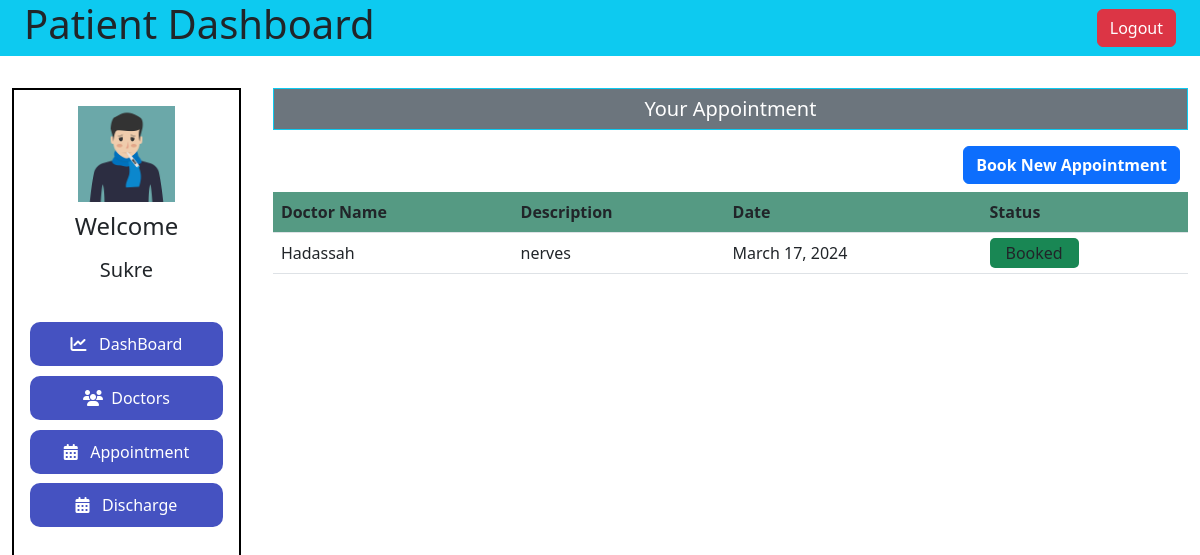
Screenshot of /patient-dash-appointment/ (signed in) with the database file from the repository.
### hospital/models.py (models this page shows, shortened)
class Appointment(models.Model):
    patientId = models.PositiveIntegerField(null=True)
    doctorId = models.PositiveIntegerField(null=True)
    patientName = models.CharField(max_length=40, null=True)
    doctorName = models.CharField(max_length=40, null=True)
    appointmentDate = models.DateField(auto_now=True)
    description = models.TextField(max_length=500)
    status = models.BooleanField(default=False)

### hospital/views.py (the view)
# urls.py: path('patient-dash-appointment/',ViewPatientDashAppointment,name='patientDashBoardAppointment'),
@login_required(login_url='patientlogin')
@user_passes_test(is_patient)
def ViewPatientDashAppointment(request):
    appointment = Appointment.objects.all().filter(patientId = request.user.id).order_by('-id')
    return render(request,'hospital/patientDashBoardAppointment.html',locals())

### hospital/views.py (called while the page is built)
def is_patient(user):
    return user.groups.filter(name='PATIENT').exists()

### templates/hospital/patientDashBoardAppointment.html (shortened to what this page needs)
{% extends 'hospital/patientDashboard.html' %} {% block patientDashBoard %}
<div>
    <h5 class="text-center p-2 border border-info bg-secondary text-white">Your Appointment</h5>
    <a href="{% url 'patientBookAppointment' %}"><button style="float: right;" class="m-2 btn btn-primary fw-semibold">Book New Appointment</button></a>
    <table class="table">
        <tr>
            <th>Doctor Name</th>
            <th>Description</th>
            <th>Date</th>
            <th>Status</th>
        </tr>
        {% for app in appointment %}
        <tr>
            <td>{{app.doctorName}}</td>
            <td>{{app.description}}</td>
            <td>{{app.appointmentDate}}</td>
            <td>
                {% if app.status %}
                <span class="text-whitw bg-success px-3 py-1 " style="border-radius: 5px;">Booked</span>
                {% else %}
                <span class="text-dark bg-warning px-3 py-1 " style="border-radius: 5px;">Pending</span>
                {% endif %}
            </td>
        </tr>
        {% endfor %}
    </table>
</div>
{% endblock patientDashBoard %}

### templates/hospital/patientDashboard.html (shortened to what this page needs)
{% load static %}
<!DOCTYPE html>
<html lang="en">
  <head>
    <link rel="stylesheet" href="{% static 'hospital/css/admin.css' %}" />
    <link
      rel="stylesheet"
      href="{% static 'hospital/css/admin-responsive.css' %}"
    />
    <link
      href="https://cdn.jsdelivr.net/npm/bootstrap@5.3.0/dist/css/bootstrap.min.css"
      rel="stylesheet"
    />
    <link
      href="https://cdn.jsdelivr.net/npm/bootstrap@5.3.0/dist/css/bootstrap.min.css"
      rel="stylesheet"
    />
  </head>
  <body>
    <nav class="bg-info d-flex justify-content-between align-items-center px-4">
      <h1>Patient Dashboard</h1>
      <a href="{% url 'logout' %}"><button class="btn btn-danger">Logout</button></a>
    </nav>
    <div class="container-fluid admin">
      <div class="admin-left">
        <div>
          <img src="{% static 'hospital/images/patient.jpg' %}" alt="" />
          <h4>Welcome</h4>
          <h5>{{request.user.first_name}}</h5>
        </div>
        <div>
          <a href="{% url 'patientDashBoard' %}"
            ><button class="active">
              <i class="fa-solid fa-chart-line"></i> &nbsp; DashBoard
            </button></a
          >
          <a href="">
            <button><i class="fa-solid fa-users"></i>&nbsp; Doctors</button></a
          >
          <a href="{% url 'patientDashBoardAppointment' %}"
            ><button>
              <i class="fa-solid fa-calendar-days"></i> &nbsp; Appointment
            </button></a
          >
          <a href=""
            ><button>
              <i class="fa-solid fa-calendar-days"></i> &nbsp; Discharge
            </button></a
          >
        </div>
      </div>
      <div class="admin-right">
        {% block patientDashBoard %}{% endblock patientDashBoard %}
      </div>
    </div>
  </body>
</html>

### static/hospital/css/admin.css (style rules this page uses)
.admin { display: flex; margin-top: 2rem; gap: 2rem; }
.admin-left { border: 2px solid black; width: 20%; height: 100vh; }
.admin-left > div { width: 100%; display: flex; flex-direction: column; align-items: center; padding: 1rem; gap: .6rem; }
.admin-left>div a { width: 100%; }
.admin-left button { width: 100%; padding: 10px; font-weight: 500; background-color: rgba(13, 30, 175, 0.764); color: white; border-radius: 10px; border: 0; }
.admin-left img { width: 50%; object-fit: cover; }
.admin-right { width: 80%; height: 100vh; }
th { background-color: rgba(10, 109, 76, 0.692) !important; }
tr:nth-child(even) { background-color: rgba(127, 255, 212, 0.346) !important; }
tr:nth-child(even) { background-color: red; }

### rows the page displays
Appointment: doctorName "Hadassah", description "nerves", appointmentDate "March 17, 2024", status "Booked"

### other values shown
{{ request.user.first_name }} "Sukre"
